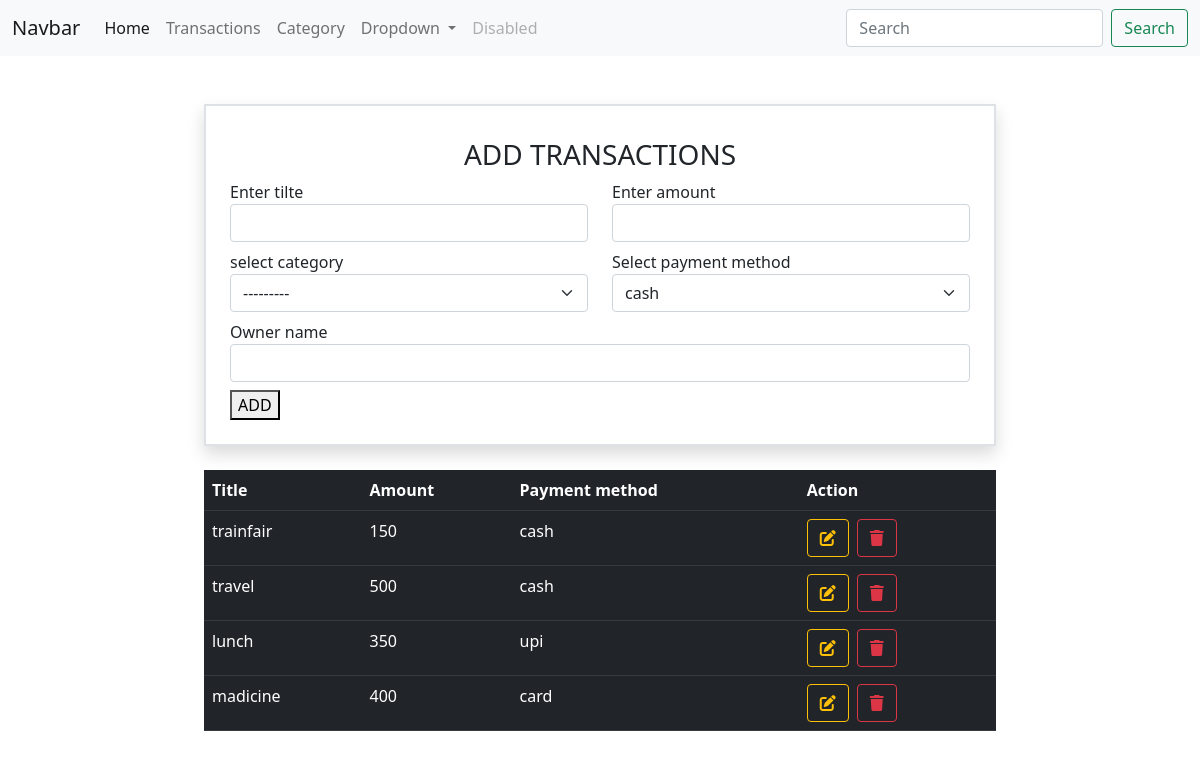
The app's page /transactions/add/ with its own data.
### myapp/models.py (models this page shows, shortened)
class Transactions(models.Model):
    title=models.CharField(max_length=200)
    amount=models.PositiveIntegerField()
    category_object=models.ForeignKey(Category,on_delete=models.CASCADE)
    payment_options=(
        ("cash","cash"),
        ("upi","upi"),
        ("card","card")
    )
    payment_method=models.CharField(max_length=200,choices=payment_options,default="cash")
    created_date=models.DateTimeField(auto_now_add=True)
    owner=models.CharField(max_length=200)

### myapp/views.py (the view, shortened to what this page needs)
# urls.py: path('transactions/add/',views.TransactionCreateView.as_view(),name="transaction-add"),
class TransactionCreateView(View):
    def get(self,request,*args,**kwargs):
        form_instance=TransactionsForm()
        cur_month=timezone.now().month
        cur_year=timezone.now().year
        qs=Transactions.objects.filter(created_date__month=cur_month,created_date__year=cur_year)
        return render(request,"transaction_add.html",{"form":form_instance,"transactions":qs})

### myapp/forms.py
class TransactionsForm(forms.ModelForm):
    class Meta:
        model=Transactions
        fields=["title","amount","category_object","payment_method","owner"]
        widgets={
            "title":forms.TextInput(attrs={"class":"form-control mb-2"}),
            "amount":forms.NumberInput(attrs={"class":"form-control mb-2"}),
            "category_object":forms.Select(attrs={"class":"form-control form-select mb-2"}),
            "payment_method":forms.Select(attrs={"class":"form-control form-select mb-2"}),
            "owner":forms.TextInput(attrs={"class":"form-control mb-2"}),
        }

### myapp/models.py (called while the page is built)
    def __str__(self):
        return self.name

### myapp/templates/transaction_add.html (shortened to what this page needs)
{%extends 'base.html'%}
{%block main_block%}
<div class="contianer">
    <div class="row mt-5">
        <div class="col-2"></div>
        <div class="col-8">
            <form action="" method="POST" class="border border-2 p-4 shadow">
                <h3 class="text-center my-2"> ADD TRANSACTIONS</h3>
                <div class="row">
                    <div class="col-6">
                        <label for="">Enter tilte</label>
                        {{form.title}}
                    </div>
                    <div class="col-6">
                        <label for="">Enter amount</label>
                        {{form.amount}}
                    </div>
                </div>
                <div class="row">
                    <div class="col-6">
                        <label for="">select category</label>
                        {{form.category_object}}
                    </div>
                    <div class="col-6">
                        <label for="">Select payment method</label>
                        {{form.payment_method}}
                    </div>
                </div>
                <div class="row">
                    <div class="col-12">
                        <label for="">Owner name</label>
                        {{form.owner}}
                    </div>
                </div>
                <button type="submit">ADD</button>
            </form>
        </div>
        <div class="col-2"></div>
    </div>
    <div class="row">
        <div class="col-2"></div>
        <div class="col-8">
            <table class="table table-dark mt-4">
                <tr>
                    <th>Title</th>
                    <th>Amount</th>
                    <th>Payment method</th>
                    <th>Action</th>
                </tr>
                {%for t in transactions%}
                <tr>
                    <td>{{t.title}}</td>
                    <td>{{t.amount}}</td>
                    <td>{{t.payment_method}}</td>
                    <td class="d-flex gap-2">
                        <a href="{%url 'transaction-edit' t.id%}" class="btn btn-outline-warning"><i class="fa-solid fa-pen-to-square"></i></a>
                        <a href="{%url 'transaction-delete' t.id%}" class="btn btn-outline-danger"><i class="fa-solid fa-trash"></i></a>
                    </td>
                </tr>
                {%endfor%}
            </table>
        </div>
        <div class="col-2"></div>
    </div>
</div>
{%endblock%}

### records on screen
Transactions: title "trainfair", amount "150", payment_method "cash"
Transactions: title "travel", amount "500", payment_method "cash"
Transactions: title "lunch", amount "350", payment_method "upi"
Transactions: title "madicine", amount "400", payment_method "card"
